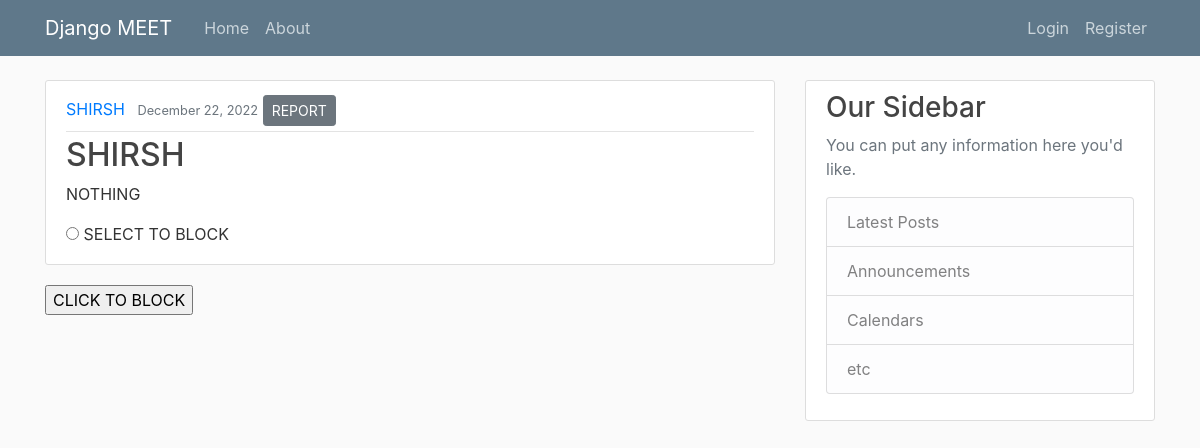
The page /profile/3 on the database its author committed.
### meet/models.py (models this page shows, shortened)
class Profile(models.Model):
    name = models.CharField(max_length=100)
    likes = models.TextField()
    date_posted = models.DateTimeField(auto_now_add=True)
    username = models.ForeignKey(User, on_delete=models.CASCADE)

### meet/views.py (the view)
# urls.py: path('profile/<int:pk>',ProfileDetailView.as_view(),name = 'profile-detail'),
class ProfileDetailView(DetailView):
    model = Profile

### meet/templates/meet/profile_detail.html (shortened to what this page needs)
{% extends 'meet/base.html' %}
{% block content %}
    <article class="media content-section">
            <div class="media-body">
                <div class="article-metadata">
                <a class="mr-2" href="#">{{ object.name }}</a>
                <small class="text-muted" >{{ object.date_posted|date:"F d, Y" }}</small>
                <a class = "btn btn-secondary btn-sm mt-1 mb-1" href="{% url 'profile-report'  %}">REPORT</a>
                </div>
                <h2><a class="article-title" href="#">{{ object.name }}</a></h2>
                <p class="article-content">{{ object.likes }}</p>
        <form action="block_user" method="post">
              <input type="radio" name= "profile_name" id = "chat" value ={{profile.name}}>
              <label for ='chat'>SELECT TO BLOCK</label>
            </div>
          </article>
          <input type="submit" value="CLICK TO BLOCK">
{% endblock content %}

### meet/static/meet/main.css (style rules this page uses)
body { background: #fafafa; color: #333333; margin-top: 5rem; }
h1, h2, h3, h4, h5, h6 { color: #444444; }
.content-section { background: #ffffff; padding: 10px 20px; border: 1px solid #dddddd; border-radius: 3px; margin-bottom: 20px; }
.article-title { color: #444444; }
.article-content { white-space: pre-line; }
.article-metadata { padding-bottom: 1px; margin-bottom: 4px; border-bottom: 1px solid #e3e3e3 }

### rows shown on the page
Profile: name "SHIRSH", date_posted "December 22, 2022", likes "NOTHING"
